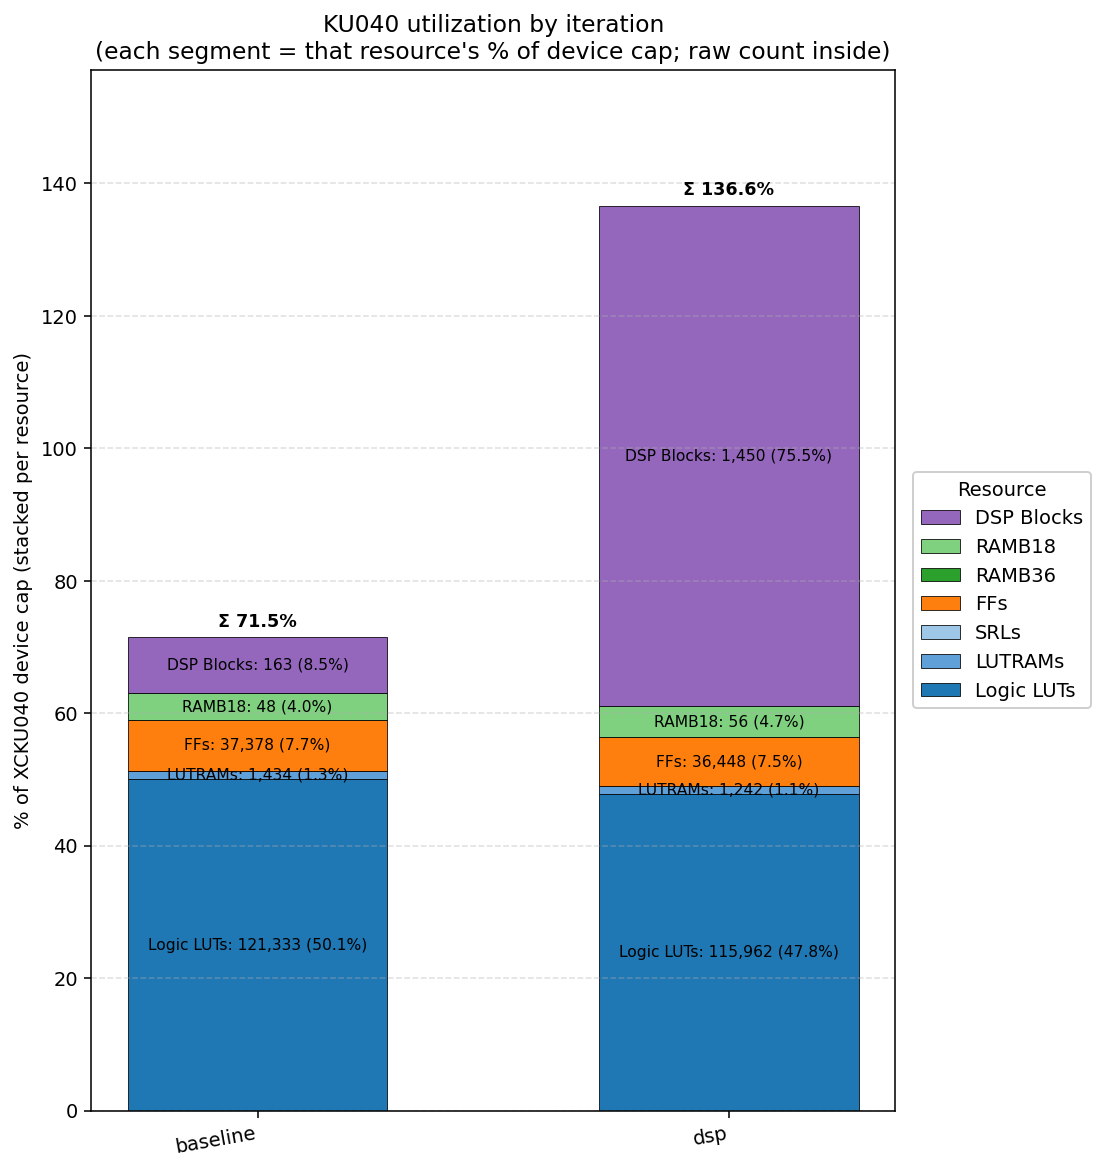

Write the Python code that produced this figure.
#!/usr/bin/env python3
"""
util_chart.py - Add a column of bars from a Vivado hierarchical
utilization.txt to reports/ku040/util_chart.png.

Usage:
    util_chart.py <path/to/utilization.txt> <label>   # record + redraw
    util_chart.py --list                              # list recorded labels
    util_chart.py --rm <label>                        # drop one label
    util_chart.py --reset                             # wipe everything
"""
from __future__ import annotations

import argparse
import json
import re
import sys
from pathlib import Path

import matplotlib.pyplot as plt
import numpy as np

ROOT = Path(__file__).resolve().parent
DATA = ROOT / "util_data.json"
CHART = ROOT / "util_chart.png"

# XCKU040-FFVA1156 device capacities.
CAPS = {
    "Logic LUTs": 242_400,
    "LUTRAMs":    112_800,
    "SRLs":       162_400,
    "Total LUTs": 242_400,
    "FFs":        484_800,
    "RAMB36":         600,
    "RAMB18":       1_200,
    "DSP Blocks":   1_920,
}

# X-axis order, left to right. LUT breakdown first, then totals.
CATEGORIES = [
    "Logic LUTs",
    "LUTRAMs",
    "SRLs",
    "Total LUTs",
    "FFs",
    "RAMB36",
    "RAMB18",
    "DSP Blocks",
]


def parse_util(path: Path) -> dict[str, int]:
    """Return resource->count from the top row of the hierarchy table."""
    text = path.read_text()
    header_re = re.compile(
        r"\|\s*Instance\s*\|\s*Module\s*\|\s*Total LUTs\s*\|"
        r"\s*Logic LUTs\s*\|\s*LUTRAMs\s*\|\s*SRLs\s*\|\s*FFs\s*\|"
        r"\s*RAMB36\s*\|\s*RAMB18\s*\|\s*URAM\s*\|\s*DSP Blocks\s*\|"
    )
    m = header_re.search(text)
    if not m:
        raise RuntimeError(
            f"Could not locate hierarchy-utilization header in {path}. "
            "Was the report produced with `report_utilization -hierarchical`?"
        )
    for line in text[m.end():].splitlines():
        s = line.strip()
        if not s or s.startswith("+"):
            continue
        cells = [c.strip() for c in s.strip("|").split("|")]
        if len(cells) < 11:
            continue
        return {
            "Total LUTs": int(cells[2]),
            "Logic LUTs": int(cells[3]),
            "LUTRAMs":    int(cells[4]),
            "SRLs":       int(cells[5]),
            "FFs":        int(cells[6]),
            "RAMB36":     int(cells[7]),
            "RAMB18":     int(cells[8]),
            "DSP Blocks": int(cells[10]),
        }
    raise RuntimeError(f"No data rows found after header in {path}")


def load() -> dict:
    if DATA.exists():
        return json.loads(DATA.read_text())
    return {"strategies": {}}


def save(d: dict) -> None:
    DATA.write_text(json.dumps(d, indent=2))


# Stack order, bottom-to-top. LUT breakdown grouped first, then other
# resource families. "Total LUTs" is excluded since Logic+LUTRAM+SRL is
# the full LUT breakdown (segments would double-count otherwise).
SEGMENTS = [
    "Logic LUTs",   # LUT breakdown
    "LUTRAMs",
    "SRLs",
    "FFs",          # other resources
    "RAMB36",
    "RAMB18",
    "DSP Blocks",
]

# Distinct colors: blues for LUT family, then orange/green/red/purple.
SEGMENT_COLORS = {
    "Logic LUTs": "#1f77b4",
    "LUTRAMs":    "#5fa0d8",
    "SRLs":       "#9fc8e8",
    "FFs":        "#ff7f0e",
    "RAMB36":     "#2ca02c",
    "RAMB18":     "#7fd07f",
    "DSP Blocks": "#9467bd",
}


def render(data: dict) -> None:
    strategies = list(data["strategies"].keys())
    if not strategies:
        print("No strategies recorded.")
        return

    x = np.arange(len(strategies))
    width = 0.55
    fig, ax = plt.subplots(figsize=(max(8.0, 2.5 + 1.5 * len(strategies)), 8.5))

    bottoms = np.zeros(len(strategies))
    for seg in SEGMENTS:
        heights = np.array([
            100.0 * data["strategies"][s].get(seg, 0) / CAPS[seg]
            for s in strategies
        ])
        bars = ax.bar(
            x, heights, width, bottom=bottoms,
            label=seg, color=SEGMENT_COLORS[seg],
            edgecolor="black", linewidth=0.4,
        )
        for i, bar in enumerate(bars):
            h = bar.get_height()
            raw = data["strategies"][strategies[i]].get(seg, 0)
            if h < 0.8:  # too thin to annotate inside; skip
                continue
            ax.text(
                bar.get_x() + bar.get_width() / 2,
                bar.get_y() + h / 2,
                f"{seg}: {raw:,} ({h:.1f}%)",
                ha="center", va="center",
                fontsize=8, color="black",
            )
        bottoms += heights

    # Top-of-bar totals (sum of stacked %s).
    for i, total in enumerate(bottoms):
        ax.text(x[i], total + 1, f"Σ {total:.1f}%",
                ha="center", va="bottom", fontsize=9, fontweight="bold")

    ax.set_xticks(x)
    ax.set_xticklabels(strategies, rotation=10, ha="right")
    ax.set_ylabel("% of XCKU040 device cap (stacked per resource)")
    ax.set_title(
        "KU040 utilization by iteration\n"
        "(each segment = that resource's % of device cap; raw count inside)"
    )
    ax.grid(axis="y", linestyle="--", alpha=0.4)
    # Reverse legend order so top segment appears first.
    handles, labels = ax.get_legend_handles_labels()
    ax.legend(handles[::-1], labels[::-1],
              loc="center left", bbox_to_anchor=(1.01, 0.5),
              framealpha=0.95, title="Resource")
    ax.set_ylim(0, max(bottoms.max() * 1.15, 10))
    plt.tight_layout()
    fig.savefig(CHART, dpi=140, bbox_inches="tight")
    print(f"Wrote {CHART}")


def main() -> None:
    ap = argparse.ArgumentParser(description=__doc__)
    ap.add_argument("util", nargs="?", help="Path to utilization.txt")
    ap.add_argument("label", nargs="?", help="Label for this run (legend entry)")
    ap.add_argument("--reset", action="store_true", help="Wipe stored data + chart")
    ap.add_argument("--list", action="store_true", help="List recorded labels")
    ap.add_argument("--rm", metavar="LABEL", help="Drop one recorded label")
    args = ap.parse_args()

    if args.reset:
        for p in (DATA, CHART):
            if p.exists():
                p.unlink()
                print(f"Removed {p}")
        return

    data = load()

    if args.list:
        for name, counts in data["strategies"].items():
            print(name)
            for k, v in counts.items():
                print(f"  {k:12s} {v}")
        return

    if args.rm:
        if args.rm in data["strategies"]:
            del data["strategies"][args.rm]
            save(data)
            render(data)
        else:
            print(f"No label {args.rm!r} in {DATA}", file=sys.stderr)
            sys.exit(1)
        return

    if not (args.util and args.label):
        ap.print_usage()
        sys.exit(1)

    counts = parse_util(Path(args.util))
    data["strategies"][args.label] = counts
    save(data)
    print(f"Recorded {args.label!r}:")
    for k, v in counts.items():
        cap = CAPS[k]
        print(f"  {k:12s} {v:>8,d}   ({100*v/cap:5.2f}% of {cap:,})")
    render(data)


if __name__ == "__main__":
    main()
